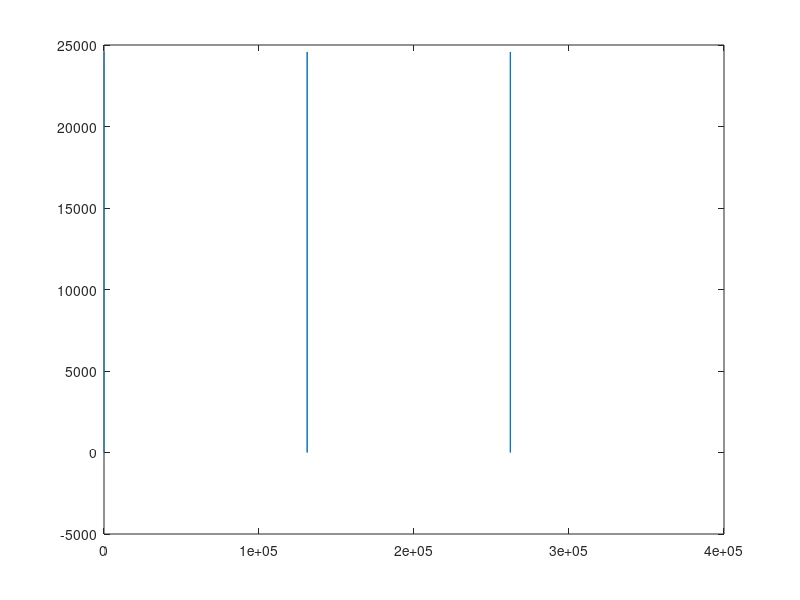

MATLAB code for this plot: (Note: this script raises an error after producing the figure.)
clear
clc



   primit = [5,17]; % 
%   primit = [5,8,10,13]; % 
%   primit=[3,13];%
% primit = [7,18];
% primit = [4,9,18,19];

M = primit(end);  % order of the sequence
L = 2^M -1; % length of sequence

num_primit = length(primit);

seed = zeros(1,M) ; 
seed(1) = 1;

result = zeros(L,1);

for n = 1:L
   result(n) = seed(1); 
   
   r = 0;
   for m = 1:num_primit
       r = xor(r,seed(primit(m)));
   end
   seed(2:M) = seed(1:(M-1));
   seed(1) = r ; 
      
end
result=0.5*(result-0.5);
result = [result;result;result];

ft=fft(result);
corr=real(ifft(ft.*conj(ft)));
figure;plot(corr);

SampleRate = 32768 ; 

filename = ['sample' num2str(M)];
 
wavwrite(result,SampleRate,16,filename)